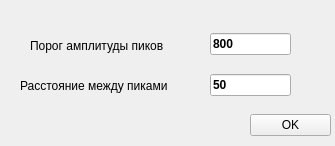
<?xml version="1.0" encoding="UTF-8"?>
<ui version="4.0">
 <class>MainTone</class>
 <widget class="QWidget" name="MainTone">
  <property name="geometry">
   <rect>
    <x>0</x>
    <y>0</y>
    <width>335</width>
    <height>146</height>
   </rect>
  </property>
  <property name="windowTitle">
   <string>Setting_main_tone</string>
  </property>
  <property name="windowIcon">
   <iconset>
    <normaloff>icon/setting.ico</normaloff>icon/setting.ico</iconset>
  </property>
  <widget class="QWidget" name="verticalLayoutWidget">
   <property name="geometry">
    <rect>
     <x>30</x>
     <y>30</y>
     <width>173</width>
     <height>31</height>
    </rect>
   </property>
   <layout class="QVBoxLayout" name="verticalLayout">
    <item>
     <widget class="QLabel" name="label">
      <property name="text">
       <string>Порог амплитуды пиков</string>
      </property>
     </widget>
    </item>
   </layout>
  </widget>
  <widget class="QWidget" name="verticalLayoutWidget_2">
   <property name="geometry">
    <rect>
     <x>20</x>
     <y>70</y>
     <width>187</width>
     <height>31</height>
    </rect>
   </property>
   <layout class="QVBoxLayout" name="verticalLayout_2">
    <item>
     <widget class="QLabel" name="label_2">
      <property name="text">
       <string>Расстояние между пиками</string>
      </property>
     </widget>
    </item>
   </layout>
  </widget>
  <widget class="QWidget" name="verticalLayoutWidget_3">
   <property name="geometry">
    <rect>
     <x>210</x>
     <y>70</y>
     <width>81</width>
     <height>31</height>
    </rect>
   </property>
   <layout class="QVBoxLayout" name="verticalLayout_3">
    <item>
     <widget class="QLineEdit" name="dist_peak">
      <property name="font">
       <font>
        <weight>75</weight>
        <bold>true</bold>
       </font>
      </property>
      <property name="text">
       <string>50</string>
      </property>
     </widget>
    </item>
   </layout>
  </widget>
  <widget class="QWidget" name="verticalLayoutWidget_4">
   <property name="geometry">
    <rect>
     <x>210</x>
     <y>30</y>
     <width>81</width>
     <height>29</height>
    </rect>
   </property>
   <layout class="QVBoxLayout" name="verticalLayout_4">
    <item>
     <widget class="QLineEdit" name="height_peak">
      <property name="font">
       <font>
        <weight>75</weight>
        <bold>true</bold>
       </font>
      </property>
      <property name="text">
       <string>800</string>
      </property>
     </widget>
    </item>
   </layout>
  </widget>
  <widget class="QWidget" name="verticalLayoutWidget_5">
   <property name="geometry">
    <rect>
     <x>250</x>
     <y>110</y>
     <width>81</width>
     <height>31</height>
    </rect>
   </property>
   <layout class="QVBoxLayout" name="verticalLayout_5">
    <item>
     <widget class="QPushButton" name="ok">
      <property name="text">
       <string>OK</string>
      </property>
     </widget>
    </item>
   </layout>
  </widget>
 </widget>
 <resources/>
 <connections/>
</ui>
